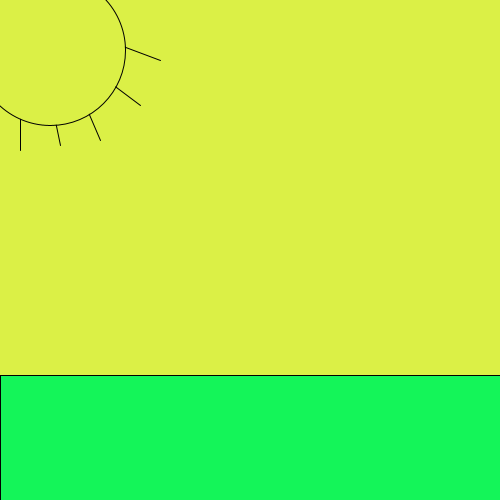
Frame 1 (no input)
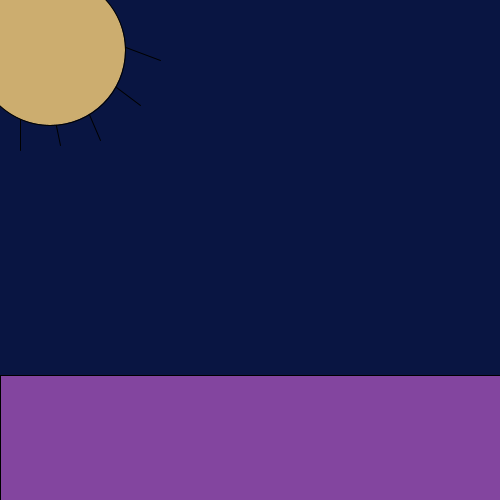
Frame 60 (the mouse pressed at the canvas centre just before this capture)
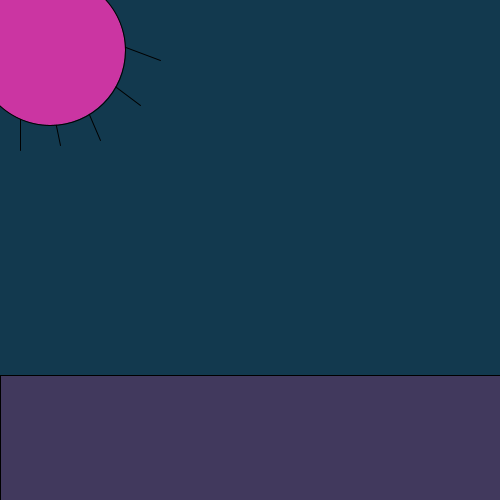
Frame 120 (the mouse held since frame 60 and released just before this capture)

The Processing sketch that drew these frames (run headless with seeded random() and noise(); from frame 60 on, the mouse is pressed at the canvas centre):

// Processing sketch: processing_175930
// ── processing_175930.pde

float R = 20; // variable
float G = 245; // variable
float B = 89; // variable
float Rb = 219; // variable
float Gb = 240; // variable 
float Bb = 70; // variable
float Rc = 219; // variable
float Gc = 240; // variable
float Bc = 70;
boolean Tick = false;

void setup() {
  size(500,500); // canvas size
  
} 
void draw() { 
  background(Rc,Gc,Bc); // light blue background
  fill(R,G,B); // color green ( rectangle )
  rectMode(CORNER); // rectangle in the corner
  rect(0,375,600,600); // the size of the green rectangle (green) 
  
  line(20,0,20,150); // one of the lines on the sun 
  line(30,0,60,145); // another sun line
  line(40,0,100,140); // another sun line
  line(0,0,140,105); // another sun line
  line(0,0,160,60); // last sun line
  
  fill(Rb,Gb,Bb); // color yellow ( circle )
  ellipseMode(CORNER); // sun in the corner
  ellipse(-25,-25,150,150); // this moves the sun into the corner. 
  

  
  if (Tick = true) { // conditional ( if Tick = true then the color will be random )
    R = random (0,255);
    G = random (0,255);
    B = random (0,255);
    Rb = random (0,255);
    Gb = random (0,255);
    Bb = random (0,255);  
    Rc = random (0,255);
    Gc = random (0,255);
    Bc = random (0,255); 
    
}
}
  // have to used mouse pressed to make it flash back and forth
  void mousePressed () {
    if (Tick = false) {
    Tick = true;
    } else {
      Tick = false;
    }
  }
